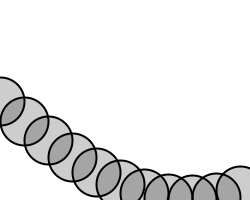
Frame 1 (no input)
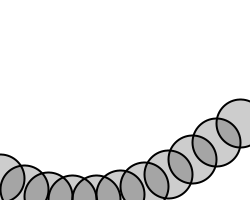
Frame 60 (the mouse pressed at the canvas centre just before this capture)
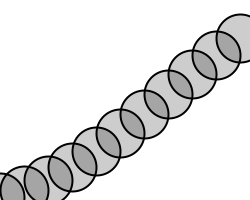
Frame 120 (the mouse held since frame 60 and released just before this capture)

The Processing sketch that drew these frames (run headless with seeded random() and noise(); from frame 60 on, the mouse is pressed at the canvas centre):

// Processing sketch: _3_09_wave_b
// ── _3_09_wave_b.pde

float startAngle = 0;
float angleVel = 0.2;

void setup() {
  size(250,200);
  smooth();
}

void draw() {
  background(255);

  startAngle += 0.015;
  float angle = startAngle;

 for (int x = 0; x <= width; x += 24) {
    float y = map(sin(angle),-1,1,0,height);
    stroke(0);
    fill(0,50);
    strokeWeight(2);
    ellipse(x,y,48,48);
    angle += angleVel;
  } 

}
